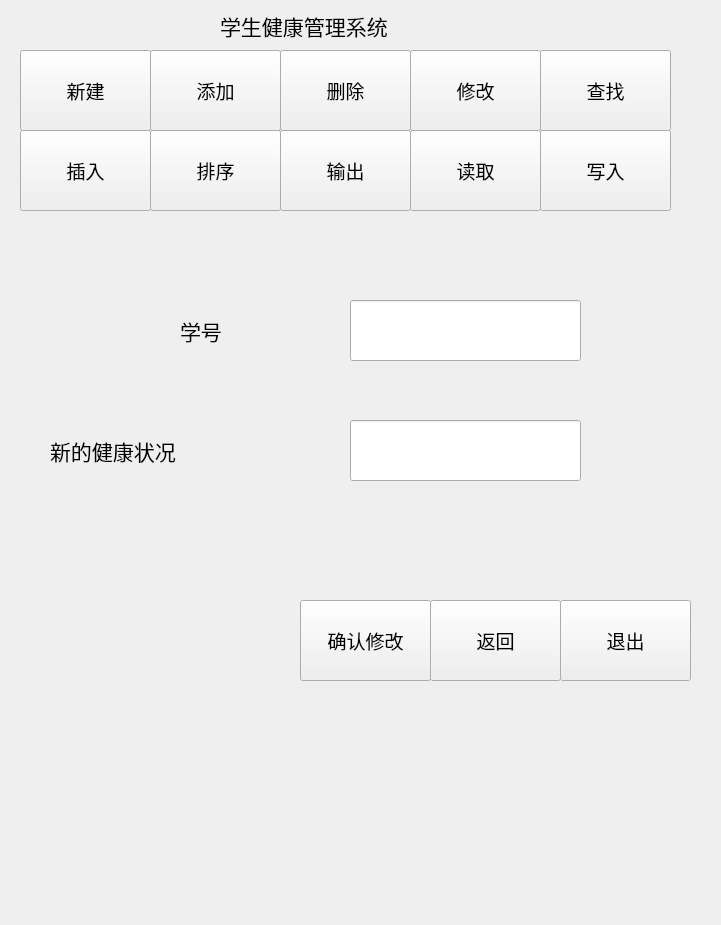
<?xml version="1.0" encoding="UTF-8"?>
<ui version="4.0">
 <class>changeWidget</class>
 <widget class="QWidget" name="changeWidget">
  <property name="geometry">
   <rect>
    <x>0</x>
    <y>0</y>
    <width>721</width>
    <height>925</height>
   </rect>
  </property>
  <property name="windowTitle">
   <string>Form</string>
  </property>
  <widget class="QPushButton" name="changingButton">
   <property name="geometry">
    <rect>
     <x>300</x>
     <y>600</y>
     <width>131</width>
     <height>81</height>
    </rect>
   </property>
   <property name="font">
    <font>
     <pointsize>14</pointsize>
    </font>
   </property>
   <property name="text">
    <string>确认修改</string>
   </property>
  </widget>
  <widget class="QLabel" name="label">
   <property name="geometry">
    <rect>
     <x>180</x>
     <y>300</y>
     <width>201</width>
     <height>61</height>
    </rect>
   </property>
   <property name="font">
    <font>
     <pointsize>16</pointsize>
    </font>
   </property>
   <property name="text">
    <string>学号</string>
   </property>
  </widget>
  <widget class="QLabel" name="label_2">
   <property name="geometry">
    <rect>
     <x>50</x>
     <y>420</y>
     <width>361</width>
     <height>61</height>
    </rect>
   </property>
   <property name="font">
    <font>
     <pointsize>16</pointsize>
    </font>
   </property>
   <property name="text">
    <string>新的健康状况</string>
   </property>
  </widget>
  <widget class="QLineEdit" name="numberLineEdit">
   <property name="geometry">
    <rect>
     <x>350</x>
     <y>300</y>
     <width>231</width>
     <height>61</height>
    </rect>
   </property>
   <property name="font">
    <font>
     <pointsize>12</pointsize>
    </font>
   </property>
  </widget>
  <widget class="QLineEdit" name="healthConditionLineEdit">
   <property name="geometry">
    <rect>
     <x>350</x>
     <y>420</y>
     <width>231</width>
     <height>61</height>
    </rect>
   </property>
   <property name="font">
    <font>
     <pointsize>16</pointsize>
    </font>
   </property>
  </widget>
  <widget class="QPushButton" name="insertButton">
   <property name="geometry">
    <rect>
     <x>20</x>
     <y>130</y>
     <width>131</width>
     <height>81</height>
    </rect>
   </property>
   <property name="font">
    <font>
     <pointsize>14</pointsize>
    </font>
   </property>
   <property name="text">
    <string>插入</string>
   </property>
  </widget>
  <widget class="QPushButton" name="delButton">
   <property name="geometry">
    <rect>
     <x>280</x>
     <y>50</y>
     <width>131</width>
     <height>81</height>
    </rect>
   </property>
   <property name="font">
    <font>
     <pointsize>14</pointsize>
    </font>
   </property>
   <property name="text">
    <string>删除</string>
   </property>
  </widget>
  <widget class="QPushButton" name="addButton">
   <property name="geometry">
    <rect>
     <x>150</x>
     <y>50</y>
     <width>131</width>
     <height>81</height>
    </rect>
   </property>
   <property name="font">
    <font>
     <pointsize>14</pointsize>
    </font>
   </property>
   <property name="text">
    <string>添加</string>
   </property>
  </widget>
  <widget class="QPushButton" name="rankButton">
   <property name="geometry">
    <rect>
     <x>150</x>
     <y>130</y>
     <width>131</width>
     <height>81</height>
    </rect>
   </property>
   <property name="font">
    <font>
     <pointsize>14</pointsize>
    </font>
   </property>
   <property name="text">
    <string>排序</string>
   </property>
  </widget>
  <widget class="QPushButton" name="searchButton">
   <property name="geometry">
    <rect>
     <x>540</x>
     <y>50</y>
     <width>131</width>
     <height>81</height>
    </rect>
   </property>
   <property name="font">
    <font>
     <pointsize>14</pointsize>
    </font>
   </property>
   <property name="text">
    <string>查找</string>
   </property>
  </widget>
  <widget class="QPushButton" name="writeButton">
   <property name="geometry">
    <rect>
     <x>540</x>
     <y>130</y>
     <width>131</width>
     <height>81</height>
    </rect>
   </property>
   <property name="font">
    <font>
     <pointsize>14</pointsize>
    </font>
   </property>
   <property name="text">
    <string>写入</string>
   </property>
  </widget>
  <widget class="QPushButton" name="changeButton">
   <property name="geometry">
    <rect>
     <x>410</x>
     <y>50</y>
     <width>131</width>
     <height>81</height>
    </rect>
   </property>
   <property name="font">
    <font>
     <pointsize>14</pointsize>
    </font>
   </property>
   <property name="text">
    <string>修改</string>
   </property>
  </widget>
  <widget class="QPushButton" name="listButton">
   <property name="geometry">
    <rect>
     <x>280</x>
     <y>130</y>
     <width>131</width>
     <height>81</height>
    </rect>
   </property>
   <property name="font">
    <font>
     <pointsize>14</pointsize>
    </font>
   </property>
   <property name="text">
    <string>输出</string>
   </property>
  </widget>
  <widget class="QLabel" name="label_3">
   <property name="geometry">
    <rect>
     <x>220</x>
     <y>-40</y>
     <width>311</width>
     <height>131</height>
    </rect>
   </property>
   <property name="font">
    <font>
     <pointsize>16</pointsize>
    </font>
   </property>
   <property name="text">
    <string>学生健康管理系统</string>
   </property>
  </widget>
  <widget class="QPushButton" name="readButton">
   <property name="geometry">
    <rect>
     <x>410</x>
     <y>130</y>
     <width>131</width>
     <height>81</height>
    </rect>
   </property>
   <property name="font">
    <font>
     <pointsize>14</pointsize>
    </font>
   </property>
   <property name="text">
    <string>读取</string>
   </property>
  </widget>
  <widget class="QPushButton" name="establishButton">
   <property name="geometry">
    <rect>
     <x>20</x>
     <y>50</y>
     <width>131</width>
     <height>81</height>
    </rect>
   </property>
   <property name="font">
    <font>
     <pointsize>14</pointsize>
    </font>
   </property>
   <property name="text">
    <string>新建</string>
   </property>
  </widget>
  <widget class="QPushButton" name="returnButton">
   <property name="geometry">
    <rect>
     <x>430</x>
     <y>600</y>
     <width>131</width>
     <height>81</height>
    </rect>
   </property>
   <property name="font">
    <font>
     <pointsize>14</pointsize>
    </font>
   </property>
   <property name="text">
    <string>返回</string>
   </property>
  </widget>
  <widget class="QPushButton" name="exitButton">
   <property name="geometry">
    <rect>
     <x>560</x>
     <y>600</y>
     <width>131</width>
     <height>81</height>
    </rect>
   </property>
   <property name="font">
    <font>
     <pointsize>14</pointsize>
    </font>
   </property>
   <property name="text">
    <string>退出</string>
   </property>
  </widget>
 </widget>
 <resources/>
 <connections/>
</ui>
